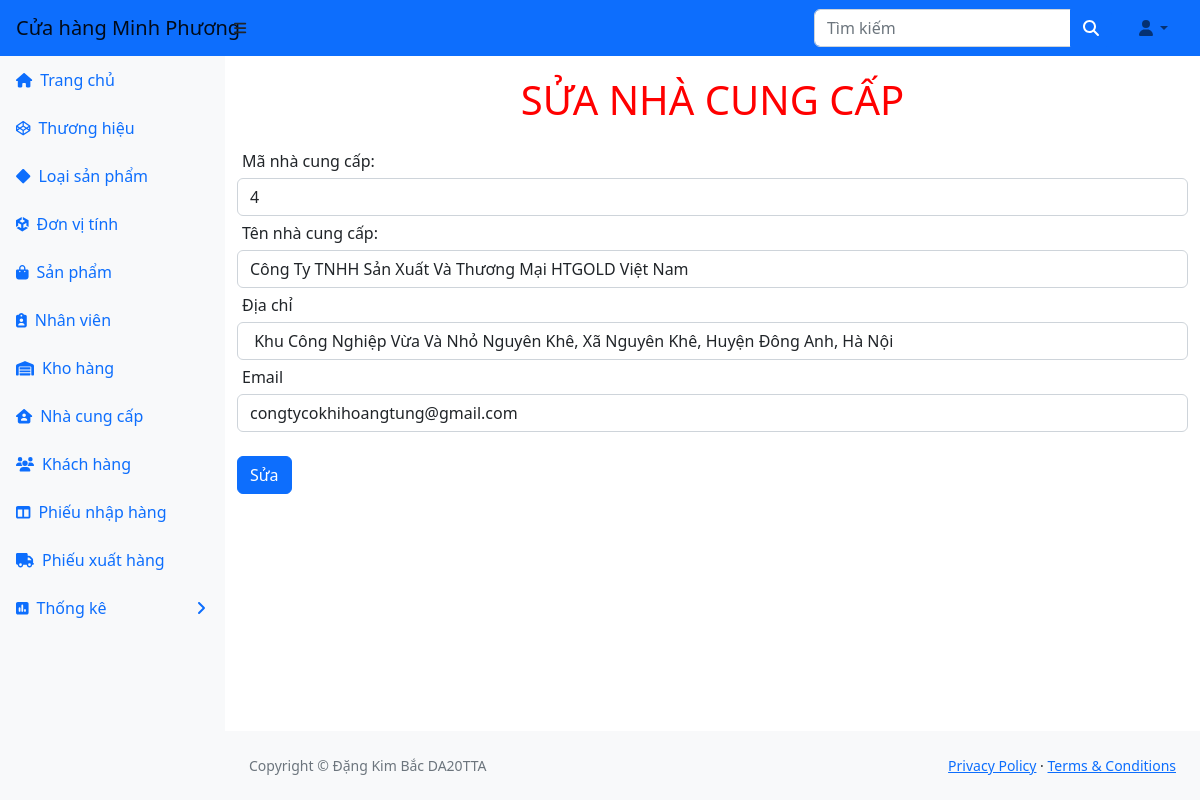
Screenshot of /ql_kho/ql-kho/suanhacungcap.php?mm=4 (signed in) with the database file from the repository.
### tables this page shows
CREATE TABLE `nhacungcap` (
  `manhacungcap` int(11) NOT NULL,
  `tennhacungcap` varchar(255) DEFAULT NULL,
  `diachi` varchar(255) DEFAULT NULL,
  `email` varchar(255) DEFAULT NULL
);

### ql_kho/ql-kho/suanhacungcap.php (the view)
<?php
    include_once("header.php");
?>
<?php
$ma = $_REQUEST["mm"];
$sql = "SELECT * FROM nhacungcap WHERE manhacungcap='" . $ma . "'";
$kq = $conn->query($sql) or die("Không thể sửa nhà cung cấp");
while ($row = mysqli_fetch_array($kq)) {
    echo ("<form name='frmSuanhacungcap' action='xli_suanhacungcap.php' method='post'enctype='multipart/form-data'>");
    echo ("<h1 class='tieudeform'>SỬA NHÀ CUNG CẤP</h1>");
    echo ("<div class = 'form-group' ><label>Mã nhà cung cấp:</label>  <input type='text' class='form-control' name='txtManhacungcap' value='" . $row["manhacungcap"] . "' readonly></div>");
    echo ("<div class = 'form-group' ><label>Tên nhà cung cấp:</label> <input type='text' class='form-control' name='txtTennhacungcap' value='" . (isset($row["tennhacungcap"]) ? $row["tennhacungcap"] : '') . "'></div>");
    echo ("<div class = 'form-group' ><label>Địa chỉ</label> <input type='text' class='form-control' name='txtDiachi' value='" . (isset($row["diachi"]) ? $row["diachi"] : '') . "'></div>");
    echo ("<div class = 'form-group' ><label>Email</label> <input type='text' class='form-control' name='txtEmail' value='" . (isset($row["email"]) ? $row["email"] : '') . "'></div><br>");
    echo ("<input class = 'btn btn-primary' type='submit' name='sbmsuanhacungcap' value='Sửa'>");
    echo ("</form>");
   }
?>
  <?php
    include("footer.php");
?>

### ql_kho/ql-kho/header.php (style rules this page uses)
h1.tieudeform { text-align:center; text-transform:uppercase; color:red; margin:20px; }
label { margin:5px; }

### rows the page displays
nhacungcap: txtManhacungcap "4", txtTennhacungcap "Công Ty TNHH Sản Xuất Và Thương Mại HTGOLD Việt Nam", txtDiachi "Khu Công Nghiệp Vừa Và Nhỏ Nguyên Khê, Xã Nguyên Khê, Huyện Đông Anh, Hà Nội", txtEmail "congtycokhihoangtung@gmail.com"
